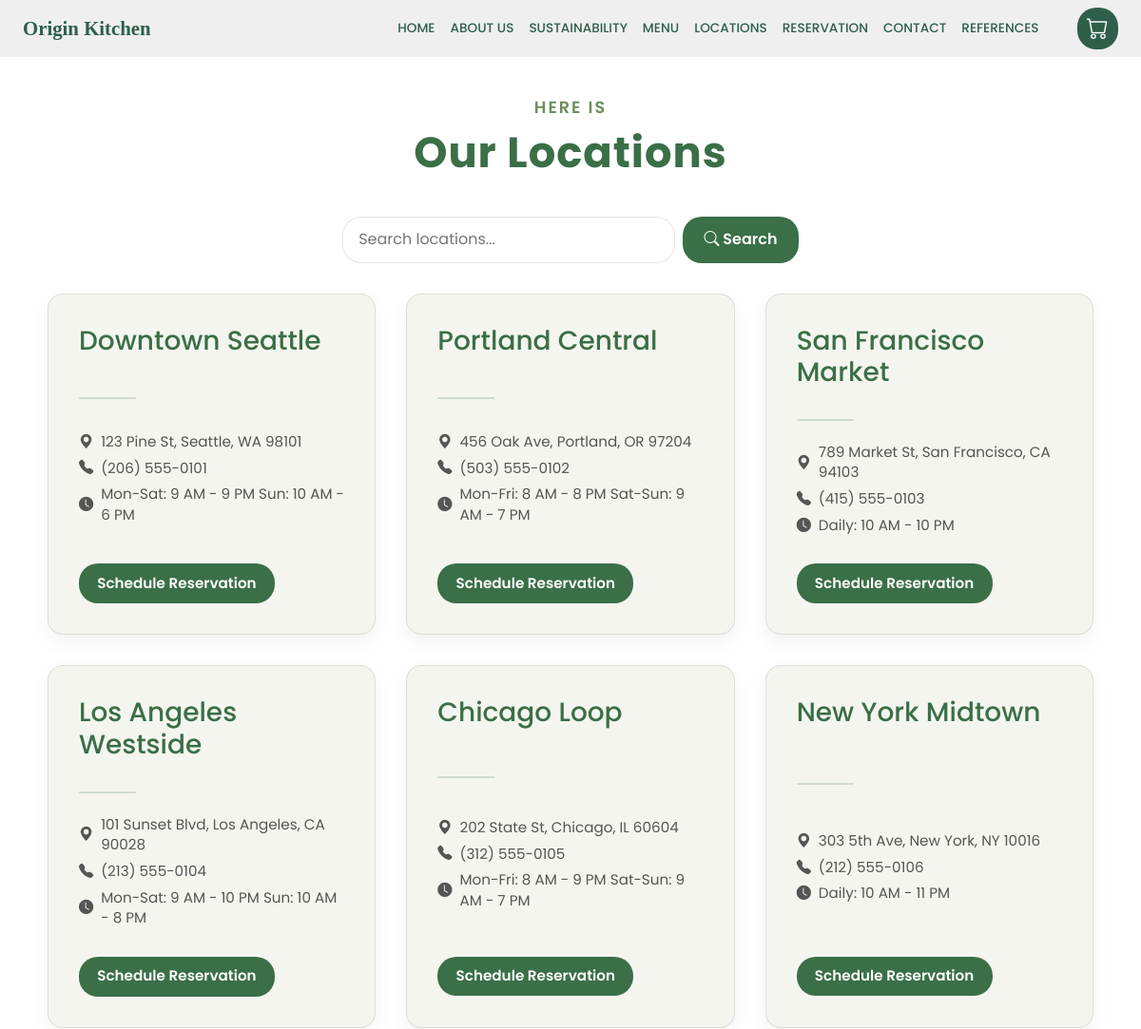
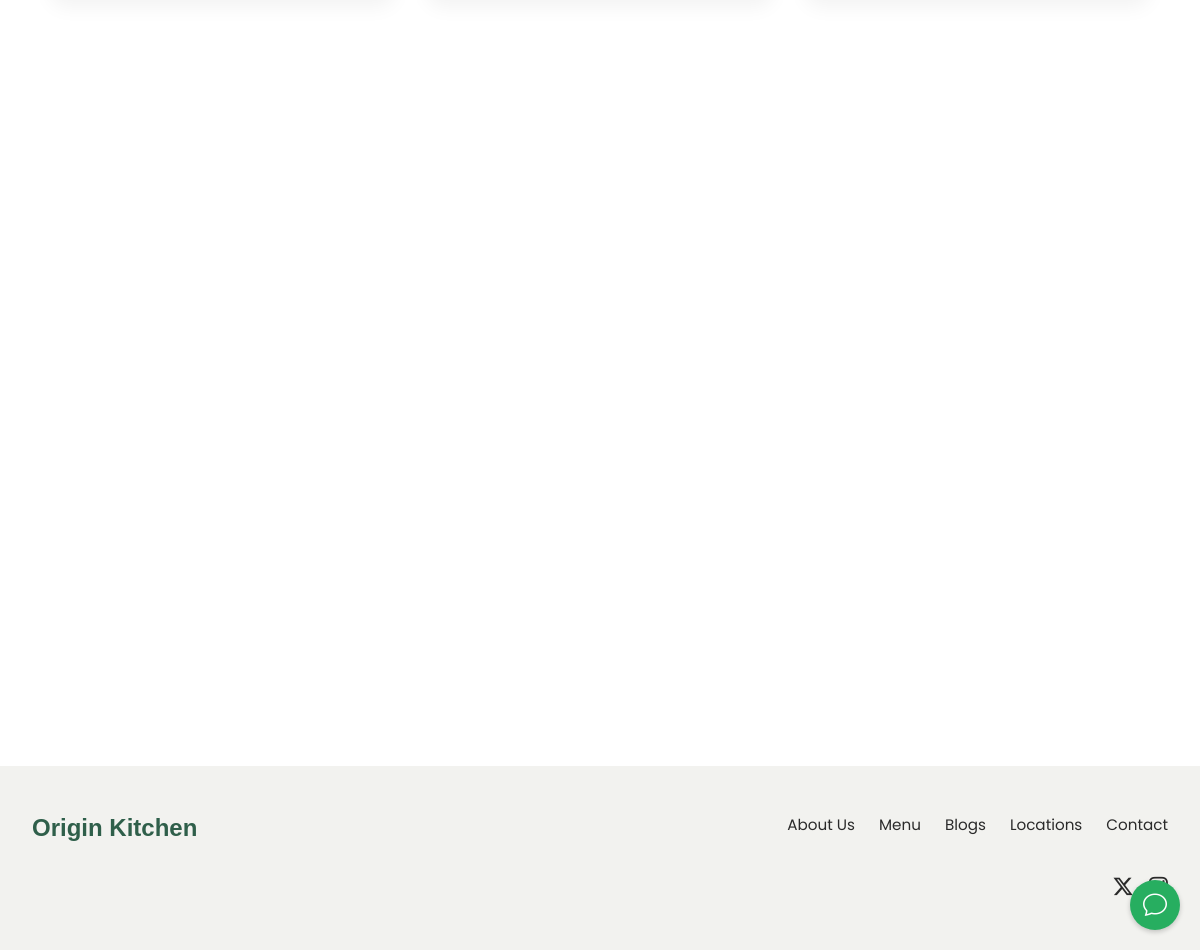
Page /locations/ on the committed database (2 pictures, top to bottom).
### website/models.py (models this page shows, shortened)
class Location(models.Model):
    name = models.CharField(max_length=100)
    address = models.CharField(max_length=255)
    phone = models.CharField(max_length=20)
    hours = models.TextField()
    map_embed_url = models.URLField(blank=True, null=True)
    created_at = models.DateTimeField(auto_now_add=True)

### website/views.py (the view)
# urls.py: path('locations/', views.locations, name='locations'),
def locations(request):
    locations = Location.objects.all()
    return render(request, "website/locations.html", {'locations': locations})

### templates/website/locations.html (shortened to what this page needs)
{% extends 'website/base.html' %}
{% load static %}
{% block content %}
  <section class="ok-locations-section" style="margin: 30px;">
   <center style="margin: 40px;"><p style="font-size: 1.1rem; color: #6b8e5a; text-transform: uppercase; letter-spacing: 2px; margin: 0 0 0.5rem 0; font-weight: 600; font-family: inherit;">
  Here Is
</p>
<h2 style="font-size: 2.8rem; color: #3A6F47; font-weight: 700; margin: 0; font-family: inherit; line-height: 1.2; letter-spacing: 1px;">
  Our Locations
</h2>
</center>
  <div class="container">
    <div class="ok-locations-search-bar">
  <input type="text" id="locationSearch" placeholder="Search locations..." />
  <button type="button" onclick="filterLocations()">
    <i class="bi bi-search"></i> Search
  </button>
</div>
    <div class="ok-locations-grid">
      {% for location in locations %}
        <div class="ok-locations-card ok-locations-animate-on-scroll">
          <h2 class="ok-locations-title">{{ location.name }}</h2>
          <div class="section-divider"></div>
          <div class="ok-locations-info">
            <p><i class="bi bi-geo-alt-fill"></i> {{ location.address }}</p>
            <p><i class="bi bi-telephone-fill"></i> {{ location.phone }}</p>
            <p><i class="bi bi-clock-fill"></i> {{ location.hours }}</p>
          </div>
          <a href="{% url 'reservation' %}" class="btn-primary">Schedule Reservation</a>
        </div>
      {% empty %}
        <p class="ok-locations-no-locations">No locations found.</p>
      {% endfor %}
    </div>
  </div>
</section>
{% endblock %}

### website/static/website/styles.css (style rules this page uses)
* { box-sizing: border-box; margin: 0; padding: 0; }
body { font-family: 'Poppins', sans-serif; color: #2A2A2A; background-color: #ffffff; margin: 0; overflow-x: hidden; display: flex; flex-direction: column; min-height: 100vh; }
.container { max-width: 1200px; margin: 0 auto; padding: 0 20px; }
.btn-primary { background-color: #2F5F4A; color: #fff; padding: 12px 24px; border-radius: 8px; text-decoration: none; font-weight: 500; transition: background-color 0.3s ease, transform 0.3s ease; display: inline-block; }
.section-divider { width: 60px; height: 3px; background-color: #3A6F47; margin: 1rem auto; border-radius: 2px; }
.ok-locations-grid { display: grid; grid-template-columns: repeat(auto-fit, minmax(300px, 1fr)); gap: 2rem; margin-top: 2rem; }
.ok-locations-card { background: #F5F5F0; border-radius: 16px; padding: 2rem; box-shadow: 0 8px 20px rgba(0, 0, 0, 0.05); border: 1px solid rgba(58, 111, 71, 0.15); transition: transform 0.3s ease, box-shadow 0.3s ease; display: flex; flex-direction: column; justify-content: space-between; }
.ok-locations-title { font-size: 1.75rem; color: #3A6F47; margin-bottom: 1rem; }
.ok-locations-info p { margin: 0.4rem 0; display: flex; align-items: center; gap: 0.5rem; color: #555; font-size: 0.95rem; line-height: 1.4; }
.section-divider { height: 2px; background-color: rgba(58, 111, 71, 0.2); margin: 1rem 0; width: 60px; }
.ok-locations-card .btn-primary { align-self: flex-start; margin-top: 1.5rem; background-color: #3A6F47; color: #fff; padding: 0.6rem 1.2rem; border-radius: 20px; text-decoration: none; font-weight: 600; font-size: 0.95rem; transition: background-color 0.3s ease; }
.ok-locations-animate-on-scroll { opacity: 0; transform: translateY(20px); transition: opacity 0.6s ease, transform 0.6s ease; }
.ok-locations-animate-on-scroll.ok-locations-visible { opacity: 1; transform: translateY(0); }
.ok-locations-search-bar { display: flex; gap: 0.5rem; margin-bottom: 2rem; justify-content: center; flex-wrap: wrap; }
.ok-locations-search-bar input { padding: 0.7rem 1rem; border: 1px solid rgba(0, 0, 0, 0.1); border-radius: 20px; font-size: 1rem; width: 100%; max-width: 350px; transition: border-color 0.3s ease; }
.ok-locations-search-bar button { padding: 0.7rem 1.4rem; background-color: #3A6F47; color: #fff; border: none; border-radius: 20px; font-size: 1rem; font-weight: 600; cursor: pointer; transition: background-color 0.3s ease; }
.container { margin: 0 auto; }

### templates/website/base.html (style rules this page uses)
body { display: flex; flex-direction: column; min-height: 100vh; margin: 0; }

### rows in the picture
Location: name "Downtown Seattle", address "123 Pine St, Seattle, WA 98101", phone "(206) 555-0101", hours "Mon-Sat: 9 AM - 9 PM Sun: 10 AM - 6 PM"
Location: name "Portland Central", address "456 Oak Ave, Portland, OR 97204", phone "(503) 555-0102", hours "Mon-Fri: 8 AM - 8 PM Sat-Sun: 9 AM - 7 PM"
Location: name "San Francisco Market", address "789 Market St, San Francisco, CA 94103", phone "(415) 555-0103", hours "Daily: 10 AM - 10 PM"
Location: name "Los Angeles Westside", address "101 Sunset Blvd, Los Angeles, CA 90028", phone "(213) 555-0104", hours "Mon-Sat: 9 AM - 10 PM Sun: 10 AM - 8 PM"
Location: name "Chicago Loop", address "202 State St, Chicago, IL 60604", phone "(312) 555-0105", hours "Mon-Fri: 8 AM - 9 PM Sat-Sun: 9 AM - 7 PM"
Location: name "New York Midtown", address "303 5th Ave, New York, NY 10016", phone "(212) 555-0106", hours "Daily: 10 AM - 11 PM"
